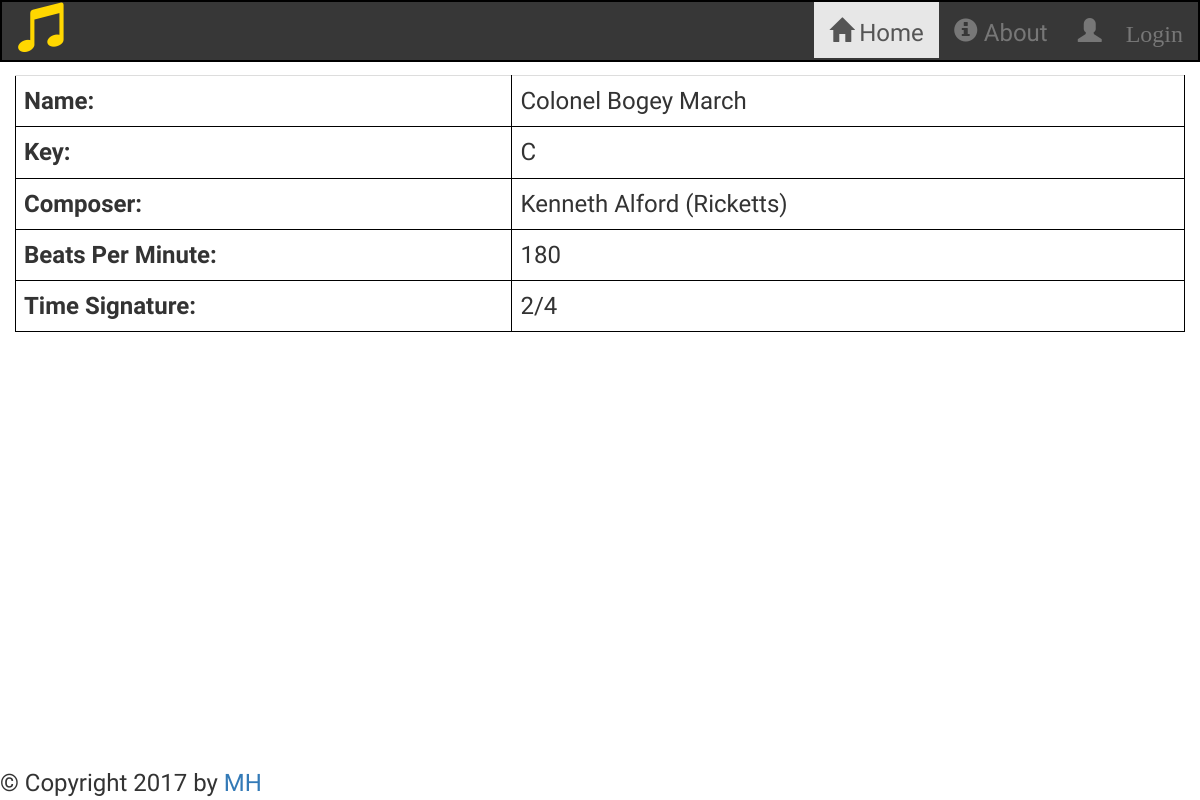
The page /categories/Advertisement/7/Colonel Bogey March/310 on the database its author committed.
### songsdb_setup.py (models this page shows, shortened)
class Song(Base):
    __tablename__ = 'allsongs'
    id = Column(Integer, primary_key = True)
    name = Column(String, nullable = False)
    key = Column(String, nullable = False)
    year = Column(Integer, nullable = False)
    composer = Column(String, nullable = False)
    bpm = Column(Integer, nullable = False)
    timesig = Column(String, nullable = False)
    source = Column(String, nullable = False)
    category_id = Column(Integer, ForeignKey('category.id'))
    category = relationship(Category)
    user_id = Column(Integer, ForeignKey('user.id'))
    user = relationship(User)

### application.py (the view)
@app.route('/categories/<category>/<int:category_id>/<name>/<int:song_id>')
def showSongInfo(category, category_id, song_id, name):
    song = session.query(Song).filter(Song.id == song_id).one()
    return render_template('songinfo.html', song = song, name = name)

### templates/songinfo.html
{% extends "main.html" %}
{% block content %}
<div class="col-lg-12">
    <table class="table table-hover">
        <table class="table table-hover">
            <tr>
                <th>Name: </th>
                <td>{{ song.name }}</td>
            </tr>
            <tr>
                <th>Key: </th>
                <td>{{ song.key }}</td>
            </tr>
            <tr>
                <th>Composer: </th>
                <td>{{ song.composer }}</td>
            </tr>
            <tr>
                <th>Beats Per Minute: </th>
                <td>{{ song.bpm }}</td>
            </tr>
            <tr>
                <th>Time Signature: </th>
                <td>{{ song.timesig }}</td>
            </tr>
        </table>
    </table>
</div>
{% endblock %}

### static/styles.css (style rules this page uses)
* { font-family: 'Neuton', serif, Arial, Sans-serif; font-size: 24px; }
table, th, td { border: 1px solid black; border-collapse: collapse; }
th, td { padding: 5px; text-align: left; }

### rows shown on the page
Song: name "Colonel Bogey March", key "C", composer "Kenneth Alford (Ricketts)", bpm "180", timesig "2/4"
